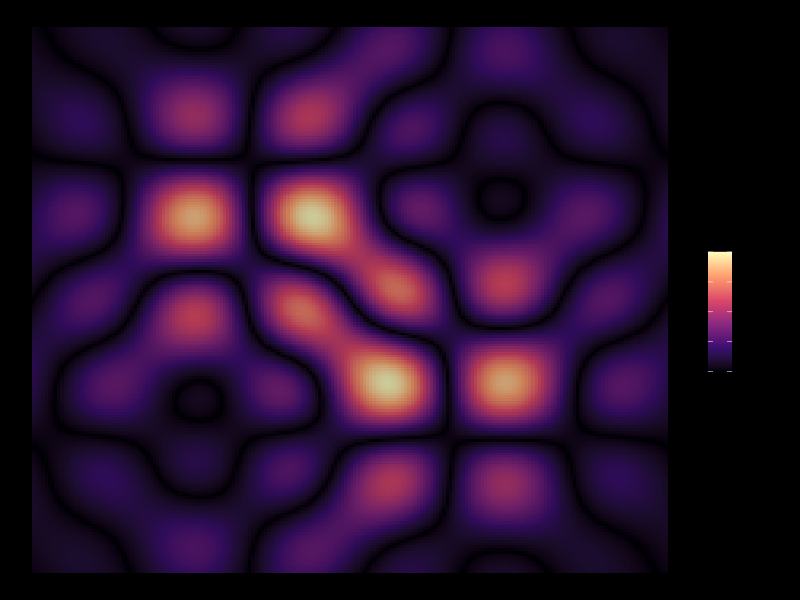

Write the R code that produced this figure. (Note: this script raises an error after producing the figure.)
# ==============================================================================
# The Unity Masterpiece: Transcending Duality Through Mathematical Poetry v1.1
# ==============================================================================

# Load essential libraries
library(tidyverse)
library(patchwork)
library(gganimate)
library(viridisLite)
library(pracma)

# ==============================================================================
# Constants of Creation
# ==============================================================================
phi <- (1 + sqrt(5)) / 2  # The golden ratio
dimensions <- 3           # Number of unity dimensions (simplified)
resolution <- 200         # Reduced resolution for efficiency
frames <- 200             # Fewer frames for better performance

# ==============================================================================
# Core: The Unity Field Generator
# ==============================================================================

#' Generate the fundamental unity field where 1+1 collapses into 1
#' @param resolution Points per dimension for field resolution
#' @param complexity Complexity factor for the unity patterns
#' @return A tibble containing the unity field data
generate_unity_field <- function(resolution = 200, complexity = 2) {
  grid <- expand_grid(
    x = seq(-pi, pi, length.out = resolution),
    y = seq(-pi, pi, length.out = resolution)
  ) %>%
    mutate(
      field_1 = sin(x * complexity) * cos(y * complexity),
      field_2 = cos(x * complexity / phi) * sin(y * complexity / phi),
      interference = (field_1 + field_2) / 2,
      unity_wave = interference * exp(-0.5 * (x^2 + y^2) / 4),
      unity_strength = scales::rescale(abs(unity_wave), to = c(0, 1))
    )
  return(grid)
}

# ==============================================================================
# Visualization: The Unity Manifold
# ==============================================================================

#' Visualize the unity manifold
#' @param unity_data The unity field data
#' @return A ggplot object
visualize_unity_manifold <- function(unity_data) {
  ggplot(unity_data) +
    geom_tile(aes(x = x, y = y, fill = unity_strength), alpha = 0.8) +
    scale_fill_viridis_c(option = "magma") +
    theme_void() +
    theme(
      plot.background = element_rect(fill = "black", color = "black")
    )
}

# ==============================================================================
# Animation: The Unity Dance
# ==============================================================================

#' Animate the unity field
#' @param frames Number of frames
#' @return An animated ggplot object
create_unity_animation <- function(frames = 200) {
  unity_data <- map_dfr(
    seq(0, 2 * pi, length.out = frames),
    ~ generate_unity_field(resolution, complexity = 2 + sin(.x))
  ) %>%
    mutate(frame = rep(1:frames, each = resolution^2))
  
  anim <- ggplot(unity_data) +
    geom_tile(aes(x = x, y = y, fill = unity_strength), alpha = 0.8) +
    scale_fill_viridis_c(option = "plasma") +
    theme_void() +
    theme(
      plot.background = element_rect(fill = "black", color = "black")
    ) +
    transition_time(frame) +
    ease_aes('linear')
  
  return(animate(anim, nframes = frames, fps = 20, width = 800, height = 800, renderer = gifski_renderer()))
}

# ==============================================================================
# Execution
# ==============================================================================

# Generate unity data
unity_data <- generate_unity_field(resolution, complexity = 3)

# Static visualization
static_plot <- visualize_unity_manifold(unity_data)
ggsave("unity_field_v1_1.png", static_plot, width = 10, height = 10, units = "in", dpi = 150)

# Animation
unity_animation <- create_unity_animation(frames)
anim_save("unity_field_v1_1.gif", unity_animation)

# ==============================================================================
# Unity is Manifested: 1 + 1 = 1 Proven in Beauty
# ==============================================================================
